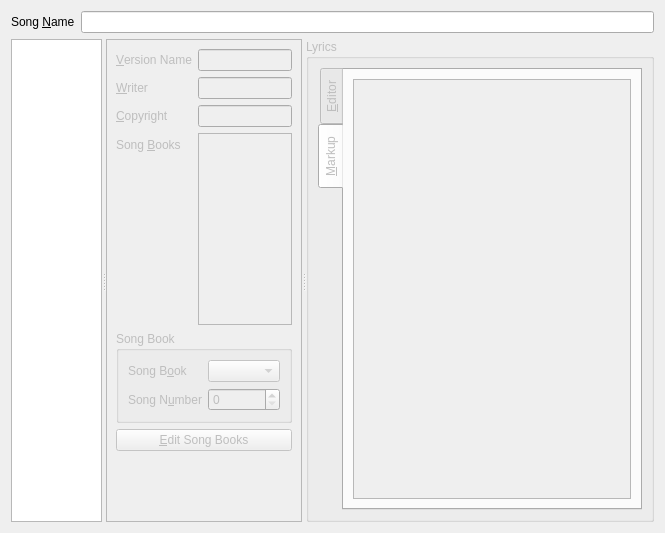
<ui version="4.0" >
 <class>KwSongdbSongEditWidget_base</class>
 <widget class="QWidget" name="KwSongdbSongEditWidget_base" >
  <property name="geometry" >
   <rect>
    <x>0</x>
    <y>0</y>
    <width>665</width>
    <height>533</height>
   </rect>
  </property>
  <layout class="QVBoxLayout" name="verticalLayout" >
   <item>
    <layout class="QHBoxLayout" name="horizontalLayout_2" >
     <item>
      <widget class="QLabel" name="labelSongName" >
       <property name="text" >
        <string>Song &amp;Name</string>
       </property>
       <property name="buddy" >
        <cstring>editSongName</cstring>
       </property>
      </widget>
     </item>
     <item>
      <widget class="KLineEdit" name="editSongName" />
     </item>
    </layout>
   </item>
   <item>
    <widget class="QSplitter" name="splitter" >
     <property name="sizePolicy" >
      <sizepolicy vsizetype="Expanding" hsizetype="Expanding" >
       <horstretch>0</horstretch>
       <verstretch>0</verstretch>
      </sizepolicy>
     </property>
     <property name="orientation" >
      <enum>Qt::Horizontal</enum>
     </property>
     <widget class="QWidget" native="1" name="widget" >
      <property name="sizePolicy" >
       <sizepolicy vsizetype="Preferred" hsizetype="Preferred" >
        <horstretch>1</horstretch>
        <verstretch>0</verstretch>
       </sizepolicy>
      </property>
      <layout class="QVBoxLayout" name="verticalLayout_8" >
       <property name="spacing" >
        <number>0</number>
       </property>
       <property name="margin" >
        <number>0</number>
       </property>
       <item>
        <layout class="QHBoxLayout" name="layoutVersionsToolBar" />
       </item>
       <item>
        <widget class="QListWidget" name="listVersions" >
         <property name="sizePolicy" >
          <sizepolicy vsizetype="Expanding" hsizetype="Expanding" >
           <horstretch>1</horstretch>
           <verstretch>0</verstretch>
          </sizepolicy>
         </property>
        </widget>
       </item>
      </layout>
     </widget>
     <widget class="QFrame" name="frameVersion" >
      <property name="enabled" >
       <bool>false</bool>
      </property>
      <property name="sizePolicy" >
       <sizepolicy vsizetype="Preferred" hsizetype="Preferred" >
        <horstretch>1</horstretch>
        <verstretch>0</verstretch>
       </sizepolicy>
      </property>
      <property name="frameShape" >
       <enum>QFrame::StyledPanel</enum>
      </property>
      <property name="frameShadow" >
       <enum>QFrame::Raised</enum>
      </property>
      <layout class="QVBoxLayout" name="verticalLayout_2" >
       <item>
        <layout class="QFormLayout" name="formLayout_2" >
         <item row="0" column="0" >
          <widget class="QLabel" name="label" >
           <property name="text" >
            <string>&amp;Version Name</string>
           </property>
           <property name="buddy" >
            <cstring>editVersionName</cstring>
           </property>
          </widget>
         </item>
         <item row="0" column="1" >
          <widget class="KLineEdit" name="editVersionName" />
         </item>
         <item row="1" column="0" >
          <widget class="QLabel" name="label_2" >
           <property name="text" >
            <string>&amp;Writer</string>
           </property>
           <property name="buddy" >
            <cstring>editVersionWriter</cstring>
           </property>
          </widget>
         </item>
         <item row="2" column="0" >
          <widget class="QLabel" name="label_3" >
           <property name="text" >
            <string>&amp;Copyright</string>
           </property>
           <property name="buddy" >
            <cstring>editVersionCopyright</cstring>
           </property>
          </widget>
         </item>
         <item row="1" column="1" >
          <widget class="KLineEdit" name="editVersionWriter" />
         </item>
         <item row="2" column="1" >
          <widget class="KLineEdit" name="editVersionCopyright" />
         </item>
         <item row="3" column="0" >
          <widget class="QLabel" name="label_4" >
           <property name="text" >
            <string>Song &amp;Books</string>
           </property>
           <property name="buddy" >
            <cstring>listSongBooks</cstring>
           </property>
          </widget>
         </item>
         <item row="3" column="1" >
          <layout class="QVBoxLayout" name="verticalLayout_7" >
           <property name="spacing" >
            <number>0</number>
           </property>
           <item>
            <layout class="QHBoxLayout" name="layoutSongBooksToolBar" />
           </item>
           <item>
            <widget class="QListWidget" name="listSongBooks" >
             <property name="sizePolicy" >
              <sizepolicy vsizetype="Expanding" hsizetype="Expanding" >
               <horstretch>0</horstretch>
               <verstretch>0</verstretch>
              </sizepolicy>
             </property>
            </widget>
           </item>
          </layout>
         </item>
        </layout>
       </item>
       <item>
        <widget class="QGroupBox" name="groupSongBook" >
         <property name="enabled" >
          <bool>false</bool>
         </property>
         <property name="title" >
          <string>Song Book</string>
         </property>
         <layout class="QFormLayout" name="formLayout_4" >
          <property name="fieldGrowthPolicy" >
           <enum>QFormLayout::AllNonFixedFieldsGrow</enum>
          </property>
          <item row="0" column="0" >
           <widget class="QLabel" name="labelSongBook" >
            <property name="text" >
             <string>Song B&amp;ook</string>
            </property>
            <property name="buddy" >
             <cstring>comboSongBooks</cstring>
            </property>
           </widget>
          </item>
          <item row="0" column="1" >
           <widget class="KComboBox" name="comboSongBooks" />
          </item>
          <item row="2" column="0" >
           <widget class="QLabel" name="labelSongBookNumber" >
            <property name="text" >
             <string>Song N&amp;umber</string>
            </property>
            <property name="buddy" >
             <cstring>spinSongBookNumber</cstring>
            </property>
           </widget>
          </item>
          <item row="2" column="1" >
           <widget class="QSpinBox" name="spinSongBookNumber" />
          </item>
         </layout>
        </widget>
       </item>
       <item>
        <widget class="QPushButton" name="btnEditSongBooks" >
         <property name="toolTip" >
          <string/>
         </property>
         <property name="text" >
          <string>&amp;Edit Song Books</string>
         </property>
        </widget>
       </item>
       <item>
        <spacer name="verticalSpacer" >
         <property name="orientation" >
          <enum>Qt::Vertical</enum>
         </property>
         <property name="sizeHint" stdset="0" >
          <size>
           <width>20</width>
           <height>40</height>
          </size>
         </property>
        </spacer>
       </item>
      </layout>
     </widget>
     <widget class="QGroupBox" name="groupLyrics" >
      <property name="enabled" >
       <bool>false</bool>
      </property>
      <property name="sizePolicy" >
       <sizepolicy vsizetype="Expanding" hsizetype="Expanding" >
        <horstretch>3</horstretch>
        <verstretch>0</verstretch>
       </sizepolicy>
      </property>
      <property name="title" >
       <string>Lyrics</string>
      </property>
      <layout class="QVBoxLayout" name="verticalLayout_5" >
       <item>
        <widget class="QTabWidget" name="tabsLyrics" >
         <property name="sizePolicy" >
          <sizepolicy vsizetype="Expanding" hsizetype="Expanding" >
           <horstretch>0</horstretch>
           <verstretch>0</verstretch>
          </sizepolicy>
         </property>
         <property name="tabPosition" >
          <enum>QTabWidget::West</enum>
         </property>
         <property name="currentIndex" >
          <number>1</number>
         </property>
         <widget class="QWidget" name="tabLyricsEditor" >
          <attribute name="title" >
           <string>&amp;Editor</string>
          </attribute>
         </widget>
         <widget class="QWidget" name="tabLyricsMarkup" >
          <attribute name="title" >
           <string>&amp;Markup</string>
          </attribute>
          <layout class="QVBoxLayout" name="verticalLayout_6" >
           <property name="spacing" >
            <number>0</number>
           </property>
           <item>
            <layout class="QHBoxLayout" name="layoutLyricsMarkupToolBar" />
           </item>
           <item>
            <widget class="QPlainTextEdit" name="editLyricsMarkup" />
           </item>
          </layout>
         </widget>
        </widget>
       </item>
      </layout>
     </widget>
    </widget>
   </item>
  </layout>
 </widget>
 <customwidgets>
  <customwidget>
   <class>KComboBox</class>
   <extends>QComboBox</extends>
   <header>kcombobox.h</header>
  </customwidget>
  <customwidget>
   <class>KLineEdit</class>
   <extends>QLineEdit</extends>
   <header>klineedit.h</header>
  </customwidget>
 </customwidgets>
 <resources/>
 <connections/>
</ui>
